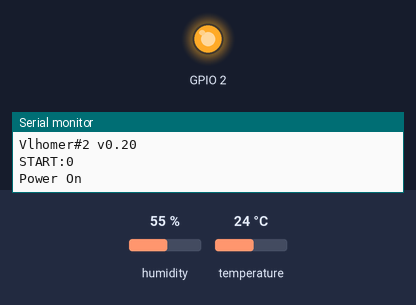
Simulated run of this sketch. Board: ESP8266 (NodeMCU). On the bench: output pins drawn as LEDs (lit = HIGH, except the on-board LED, lit = LOW), the last lines printed to the serial monitor. The test bench sets the inputs (shaded band); at power-on: humidity 55 %, temperature 24 °C. WiFi joins after 1.5 s; servers stay silent unless stated; no MQTT or app messages arrive unless stated. At 2.6 s the program puts the board to deep sleep or switches it off; the recording ends there.

Above: at 0.1 s.
At 1.6 s:
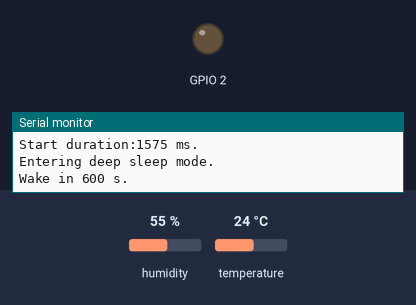
Timing chart, 0 to 2.6 s (numbered marks = the images above):
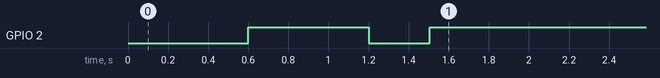

The sketch:

humidity-sensor.ino
```cpp
/*
Vlhomer ESP8266-201
*/

#include <SI7021.h>
#include <ESP8266WiFi.h>
#include <WiFiClient.h>
//#include <ESP8266WebServer.h>
#include "Adafruit_MQTT.h"
#include "Adafruit_MQTT_Client.h"
#include <WiFiManager.h>

//for LED status
#include <Ticker.h>

unsigned long       start=0;
unsigned long       bootTime;

Ticker ticker;

void tick()
{
  //toggle state
  int state = digitalRead(BUILTIN_LED);  // get the current state of GPIO1 pin
  digitalWrite(BUILTIN_LED, !state);     // set pin to the opposite state
}

//#define PORADI1
#define PORADI2

#define verbose
#ifdef verbose
 #define DEBUG_PRINT(x)         Serial.print (x)
 #define DEBUG_PRINTDEC(x)      Serial.print (x, DEC)
 #define DEBUG_PRINTLN(x)       Serial.println (x)
 #define DEBUG_PRINTF(x, y)     Serial.printf (x, y)
 #define PORTSPEED 115200
#else
 #define DEBUG_PRINT(x)
 #define DEBUG_PRINTDEC(x)
 #define DEBUG_PRINTLN(x)
 #define DEBUG_PRINTF(x, y)
#endif


#define AIO_SERVER      "192.168.1.56"
//#define AIO_SERVER      "178.77.238.20"
#define AIO_SERVERPORT  1883
#define AIO_USERNAME    "datel"
#define AIO_KEY         "hanka12"

WiFiClient client;

Adafruit_MQTT_Client mqtt(&client, AIO_SERVER, AIO_SERVERPORT, AIO_USERNAME, AIO_KEY);

/****************************** Feeds ***************************************/
#ifdef PORADI1
#define MQTTBASE "/home/Vlhkomer/1/"
#endif
#ifdef PORADI2
#define MQTTBASE "/home/Vlhkomer/2/"
#endif
Adafruit_MQTT_Publish _temperature             = Adafruit_MQTT_Publish(&mqtt, MQTTBASE "Temperature");
Adafruit_MQTT_Publish _humidity                = Adafruit_MQTT_Publish(&mqtt, MQTTBASE "Humidity");
Adafruit_MQTT_Publish _bootTime                = Adafruit_MQTT_Publish(&mqtt, MQTTBASE "bootTime");
Adafruit_MQTT_Publish _voltage                 = Adafruit_MQTT_Publish(&mqtt, MQTTBASE "Voltage");
Adafruit_MQTT_Publish _versionSW               = Adafruit_MQTT_Publish(&mqtt, MQTTBASE "VersionSW");

#ifdef PORADI1
IPAddress _ip           = IPAddress(192, 168, 1, 111);
#endif
#ifdef PORADI2
IPAddress _ip           = IPAddress(192, 168, 1, 112);
#endif
IPAddress _gw           = IPAddress(192, 168, 1, 1);
IPAddress _sn           = IPAddress(255, 255, 255, 0);


void MQTT_connect(void);

extern "C" {
  #include "user_interface.h"
}

volatile float temperature;
volatile float humidity;
float voltage;

SI7021 sensor;

unsigned int sleepDelayInSeconds = 600; //10 min

#define TEMPERATURE_DIVIDOR 100
#define MILIVOLT_TO_VOLT 1000.0
#define MILISECOND_TO_SECOND 1000.0
#define MICROSECOND 1000000


#define SDA 12 // D6 - GPI12 on ESP-201 module
#define SCL 14 // D5 - GPI14 on ESP-201 module

//gets called when WiFiManager enters configuration mode
void configModeCallback (WiFiManager *myWiFiManager) {
  Serial.println("Entered config mode");
  Serial.println(WiFi.softAPIP());
  //if you used auto generated SSID, print it
  Serial.println(myWiFiManager->getConfigPortalSSID());
  //entered config mode, make led toggle faster
  ticker.attach(0.2, tick);
}

ADC_MODE(ADC_VCC);

float versionSW                   = 0.2;
#ifdef PORADI1
String versionSWString            = "Vlhomer#1 v";
#endif
#ifdef PORADI2
String versionSWString            = "Vlhomer#2 v";
#endif
uint32_t heartBeat                = 0;

void setup() {
  start = millis();
#ifdef verbose
  Serial.begin(PORTSPEED);
#endif
  DEBUG_PRINTLN();
  DEBUG_PRINT(versionSWString);
  DEBUG_PRINTLN(versionSW);
  DEBUG_PRINT("START:");
  DEBUG_PRINTLN(start);
  //set led pin as output
  pinMode(BUILTIN_LED, OUTPUT);
  // start ticker with 0.5 because we start in AP mode and try to connect
  ticker.attach(0.6, tick);

  DEBUG_PRINTLN(ESP.getResetReason());
  if (ESP.getResetReason()=="Software/System restart") {
    heartBeat=1;
  } else if (ESP.getResetReason()=="Power on") {
    heartBeat=2;
  } else if (ESP.getResetReason()=="External System") {
    heartBeat=3;
  } else if (ESP.getResetReason()=="Hardware Watchdog") {
    heartBeat=4;
  } else if (ESP.getResetReason()=="Exception") {
    heartBeat=5;
  } else if (ESP.getResetReason()=="Software Watchdog") {
    heartBeat=6;
  } else if (ESP.getResetReason()=="Deep-Sleep Wake") {
    heartBeat=7;
  }

  //WiFiManager
  WiFiManager wifiManager;
  //set callback that gets called when connecting to previous WiFi fails, and enters Access Point mode
  wifiManager.setSTAStaticIPConfig(_ip, _gw, _sn);
  wifiManager.setAPCallback(configModeCallback);

  #ifdef PORADI1
  if (!wifiManager.autoConnect("Vlhkomer1", "password")) {
  #endif
  #ifdef PORADI2
  if (!wifiManager.autoConnect("Vlhkomer2", "password")) {
  #endif
    DEBUG_PRINTLN("failed to connect, we should reset as see if it connects");
    delay(3000);
    ESP.reset();
    delay(5000);
  }

	DEBUG_PRINTLN("");
	DEBUG_PRINT("Connected to ");
	DEBUG_PRINT("IP address: ");
	DEBUG_PRINTLN(WiFi.localIP());

  sensor.begin(SDA,SCL);

  ticker.detach();
  //keep LED on
  digitalWrite(BUILTIN_LED, HIGH);
}

void loop() {
  MQTT_connect();

  DEBUG_PRINT("Meassurement....");
  temperature=sensor.getCelsiusHundredths();
  humidity=sensor.getHumidityPercent();
  DEBUG_PRINTLN("DONE");
  DEBUG_PRINT("Temperature:");
  DEBUG_PRINT(temperature/TEMPERATURE_DIVIDOR);
  DEBUG_PRINTLN("C");
  DEBUG_PRINT("Humidity:");
  DEBUG_PRINT(humidity);
  DEBUG_PRINTLN("%");
  voltage = (float)ESP.getVcc()/MILIVOLT_TO_VOLT;
  DEBUG_PRINT("Voltage:");
  DEBUG_PRINT(voltage);
  DEBUG_PRINTLN("V");
  DEBUG_PRINTLN();

  if (! _temperature.publish(temperature/TEMPERATURE_DIVIDOR)) {
    DEBUG_PRINTLN("Temperature failed");
  } else {
    DEBUG_PRINTLN("Temperature OK!");
  }
  if (! _humidity.publish(humidity)) {
    DEBUG_PRINTLN("Humidity failed");
  } else {
    DEBUG_PRINTLN("Humidity OK!");
  }
  if (! _voltage.publish(voltage)) {
    DEBUG_PRINTLN("Voltage failed");
  } else {
    DEBUG_PRINTLN("Voltage OK!");
  }
  if (! _versionSW.publish(versionSW)) {
    DEBUG_PRINTLN("Version SW failed");
  } else {
    DEBUG_PRINTLN("Version SW OK!");
  }

  //boot time
  bootTime = millis()-start;
  DEBUG_PRINT("END:");
  DEBUG_PRINTLN(millis());
  if (! _bootTime.publish((float)(bootTime/MILISECOND_TO_SECOND))) {
    DEBUG_PRINTLN("BootTime failed");
  } else {
    DEBUG_PRINTLN("BootTime OK!");
  }

  DEBUG_PRINT("Start duration:");
  DEBUG_PRINT(bootTime);
  DEBUG_PRINTLN(" ms.");
  DEBUG_PRINTLN("Entering deep sleep mode.");
  DEBUG_PRINT("Wake in ");
  DEBUG_PRINT(sleepDelayInSeconds);
  DEBUG_PRINTLN(" s.");
  delay(1000);
  ESP.deepSleep(sleepDelayInSeconds * MICROSECOND, WAKE_RF_DEFAULT);
}

// Function to connect and reconnect as necessary to the MQTT server.
// Should be called in the loop function and it will take care if connecting.
void MQTT_connect() {
  int8_t ret;

  // Stop if already connected.
  if (mqtt.connected()) {
    return;
  }

  DEBUG_PRINT("Connecting to MQTT... ");

  uint8_t retries = 3;
  while ((ret = mqtt.connect()) != 0) { // connect will return 0 for connected
    DEBUG_PRINTLN(mqtt.connectErrorString(ret));
    DEBUG_PRINTLN("Retrying MQTT connection in 5 seconds...");
    mqtt.disconnect();
    delay(5000);  // wait 5 seconds
    retries--;
    if (retries == 0) {
      // basically die and wait for WDT to reset me
      while (1);
    }
  }
  DEBUG_PRINTLN("MQTT Connected!");
}
```
